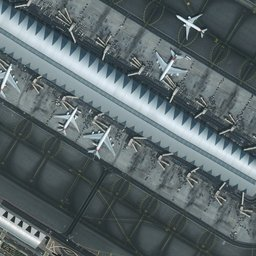
#> input picture 428461.jpg, 256 x 256 px, given in place of Comp_Vision_Task_5_File_10.jpg, which was not available
$ jupyter execute --allow-errors week5.ipynb
#> lines starting #> are read from the running program, lines starting #| are printed output that depends on the picture; after the words box and inside, x2 and y2 are one past the last pixel; in counts of white or black regions, pixels touching at a corner belong together; pictures that were not available may be replaced by others from this repository, and a replacement may not be noted
[cell 1]
import numpy as np
import cv2
from matplotlib import pyplot as plt
import colorsys
import argparse
import imutils
import random
import os
import sys

[cell 2]
img = cv2.imread('Comp_Vision_Task_5_File_10.jpg')
#> img is the input picture: shape (256, 256, 3); mean B, G, R 106.2, 103.3, 91.5
img = cv2.cvtColor(img, cv2.COLOR_BGR2RGB)
plt.imshow(img)
plt.title('Исходное изображение'), plt.xticks([]), plt.yticks([])
plt.show()
shifted = cv2.pyrMeanShiftFiltering(img, 21, 51)
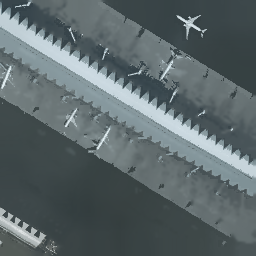
#> shifted: shape (256, 256, 3); mean R, G, B 91.3, 102.9, 105.4
gray = cv2.cvtColor(shifted,cv2.COLOR_BGR2GRAY)
plt.imshow(gray, 'gray')
plt.title('Монохромное изображение'), plt.xticks([]), plt.yticks([])
plt.show()

[cell 3]
thresh = cv2.threshold(gray,0,255,cv2.THRESH_BINARY_INV+cv2.THRESH_OTSU)[1]
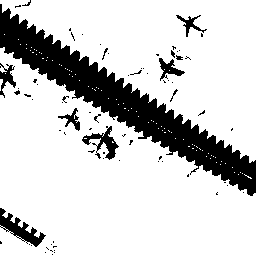
#> thresh: shape (256, 256); 81.2% white; 73 black regions (62 under 20 px), largest, box (x1, y1, x2, y2) and area: (0, 4, 256, 196) 10059, (0, 208, 46, 247) 617, (82, 126, 119, 160) 431
plt.imshow(thresh, 'gray')
plt.title('Применение метода Оцу'), plt.xticks([]), plt.yticks([])
plt.show()

[cell 4]
closing = cv2.morphologyEx(thresh,cv2.MORPH_CLOSE, np.ones((2,2),np.uint8), iterations = 2)
#> closing: shape (256, 256); 82.3% white; 15 black regions (7 under 20 px), largest, box (x1, y1, x2, y2) and area: (0, 6, 256, 198) 9923, (0, 210, 46, 248) 602, (85, 129, 120, 161) 358
plt.imshow(closing, 'gray')
plt.title('Убрали шум'), plt.xticks([]), plt.yticks([])
plt.show()

[cell 5]
sure_bg = cv2.dilate(closing,np.ones((2,2),np.uint8),iterations=3)
#> sure_bg: shape (256, 256); 88.2% white; 21 black regions (15 under 20 px), largest, box (x1, y1, x2, y2) and area: (0, 9, 256, 197) 7201, (0, 213, 44, 248) 287, (106, 139, 119, 161) 88, (0, 76, 15, 85) 61, (166, 67, 173, 75) 23, (175, 73, 184, 78) 21
plt.imshow(sure_bg, 'gray')
plt.title('Размыли фон'), plt.xticks([]), plt.yticks([])
plt.show()
dist_transform = cv2.distanceTransform(sure_bg,cv2.DIST_L2,3)
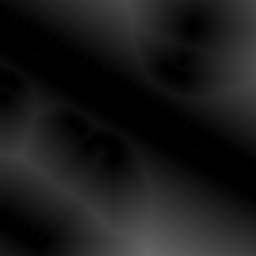
#> dist_transform: shape (256, 256) float32; min 0, max 103.9, mean 25.5
plt.imshow(dist_transform, 'gray')
plt.title('Использовали Distance transform'), plt.xticks([]), plt.yticks([])
plt.show()

[cell 6]
sure_fg = cv2.threshold(dist_transform,0.1*dist_transform.max(),255,0)[1]
#> sure_fg: shape (256, 256) float32; 66.7% white; 4 black regions, box (x1, y1, x2, y2) and area: (0, 0, 256, 207) 18512, (0, 203, 56, 256) 1772, (156, 51, 194, 88) 1030, (181, 14, 205, 41) 510
sure_fg = np.uint8(sure_fg)
plt.imshow(sure_fg, 'gray')
plt.title("Находим маркеры"), plt.xticks([]), plt.yticks([])
plt.show()

[cell 7]
unknown = cv2.subtract(sure_bg,sure_fg)
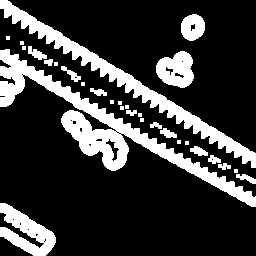
#> unknown: shape (256, 256); 21.5% white; 30 white regions (14 under 20 px), largest, box (x1, y1, x2, y2) and area: (0, 49, 256, 207) 5994, (0, 0, 256, 168) 3972, (0, 203, 56, 256) 1475
plt.imshow(unknown, 'gray')
plt.title("Неопределенная область"), plt.xticks([]), plt.yticks([])
plt.show()
markers = cv2.connectedComponents(sure_fg)[1]
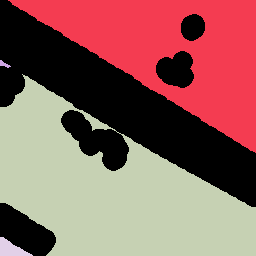
#> markers: shape (256, 256) int32; 5 distinct labels, from 0 to 4; one colour per label, 0 black
markers = markers+1 # прибавляем 1, чтобы избежать 0 в областях, которые определены
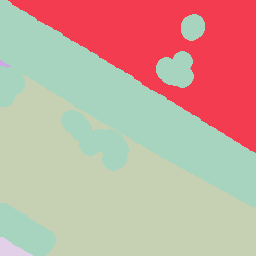
#> markers: shape (256, 256) int32; 5 distinct labels, from 1 to 5; one colour per label, 0 black
markers[unknown==255] = 0
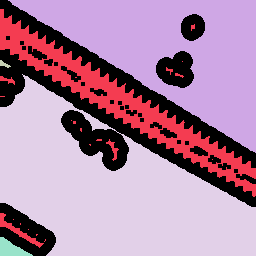
#> markers: shape (256, 256) int32; 6 distinct labels, from 0 to 5; one colour per label, 0 black
plt.imshow(markers, 'gray')
plt.title("Маркеры"), plt.xticks([]), plt.yticks([])
plt.show()
markers.shape
#> Out = (256, 256)

[cell 8]
markers = cv2.watershed(img,markers)
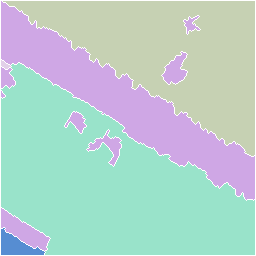
#> markers: shape (256, 256) int32; 6 distinct labels, from -1 to 5; one colour per label, 0 black, -1 white
img[markers == -1] = [255,0,0]
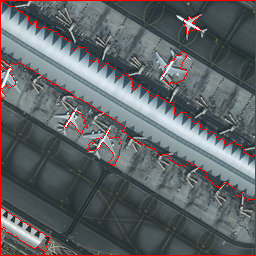
#> img: shape (256, 256, 3); mean R, G, B 97, 100, 102.7
fig = plt.figure(figsize=(20,20))
border = 0
background = 0
front = 0
total = 0
for row in markers:
    for rowEl in row:
        if rowEl == 1:
            background += 1
        elif rowEl == -1:
            border += 1
        else:
            front += 1
        total += 1
#> after the loop, background = 14710; border = 2155; front = 48671; total = 65536
print("Доля переднего плана: {}".format(round(front/total, 3)))
#| Доля переднего плана: 0.743
print("Доля заднего плана: {}".format(round(background/total, 3)))
#| Доля заднего плана: 0.224
print("Доля границы: {}".format(round(border/total, 3)))
#| Доля границы: 0.033
plt.imshow(img)
plt.title("Результат применения метода водораздела"), plt.xticks([]), plt.yticks([])
plt.show()

[cell 9]
import tensorflow

[cell 10]
from mrcnn.config import Config
from mrcnn import utils
import mrcnn.model as modellib
from mrcnn import visualize
from mrcnn.model import log

[cell 11]
class MaskRCNNConfig(Config):
    NAME = "coco_pretrained_model_config20220512T1437"
    GPU_COUNT = 1
    IMAGES_PER_GPU = 1
    DETECTION_MIN_CONFIDENCE = 0.8 # минимальный процент отображения прямоугольника
    NUM_CLASSES = 81

[cell 12]
import mrcnn.utils
DATASET_FILE = "mask_rcnn_coco.h5"
if not os.path.exists(DATASET_FILE):
    mrcnn.utils.download_trained_weights(DATASET_FILE)
#> (this line was passed over: mrcnn is not available in this run)

#> (a cell that did not finish here is left out)

#> (a cell that did not finish here is left out)

[cell 15]
image = cv2.imread('/content/coffe.png')
img = cv2.cvtColor(img, cv2.COLOR_BGR2RGB)
image = imutils.resize(image, width=512)
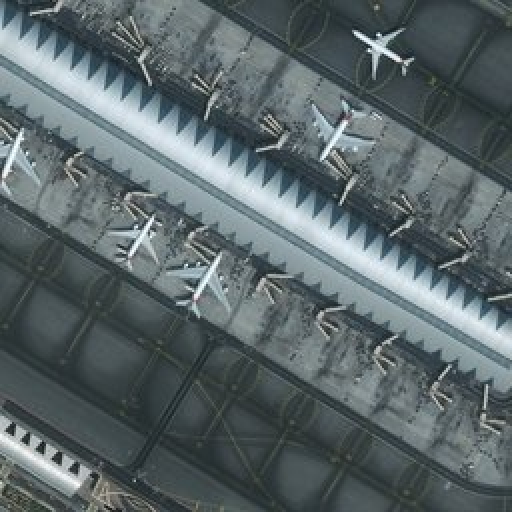
#> image: shape (512, 512, 3); mean B, G, R 106.2, 103.3, 91.5
plt.imshow(image)
